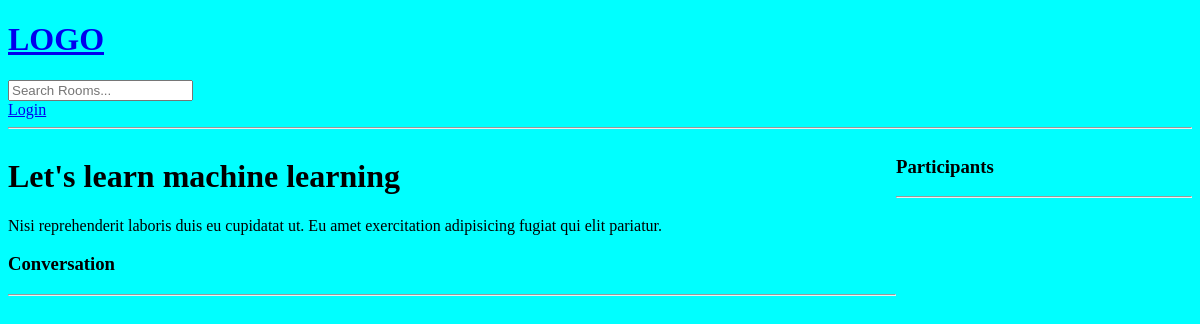
The app's page /room/1/, older data.
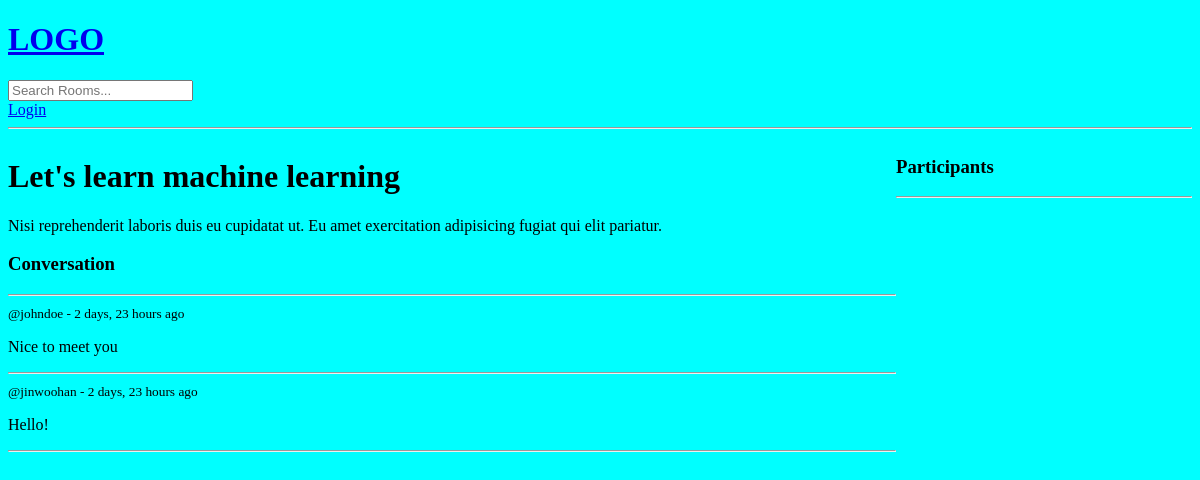
The same page, newer data.
### base/models.py (models this page shows, shortened)
class Message(models.Model):
    user = models.ForeignKey(User, on_delete=models.CASCADE)
    room = models.ForeignKey(Room, on_delete=models.CASCADE)
    body = models.TextField()
    updated = models.DateTimeField(auto_now=True)
    created = models.DateTimeField(auto_now_add=True)
    class Meta:
        ordering = ["-updated", "-created"]

### base/views.py (the view, shortened to what this page needs)
# urls.py: path("room/<str:pk>/", views.room, name="room"),
def room(request, pk):
    room = Room.objects.get(id=pk)
    room_messages = room.message_set.all().order_by("-created")  # type: ignore
    participants = room.participants.all()
    context = {"room": room, "room_messages": room_messages,
               "participants": participants}
    return render(request, "base/room.html", context)

### base/templates/base/room.html (shortened to what this page needs)
{% extends 'main.html' %} {% block content %}
<div class="room-container">
  <div>
    <h1>{{room.name}}</h1>
    <p>{{room.description}}</p>
    <div class="comment-wrapper">
      <h3>Conversation</h3>
      <hr />
      {% for message in room_messages %}
      <div>
        <small
          >@{{message.user.username}} - {{message.created|timesince}} ago</small
        >
        <p>{{message.body}}</p>
        <hr />
      </div>
      {% endfor %}
    </div>
  </div>
  <div>
    <h3>Participants</h3>
    <hr />
  </div>
</div>
{% endblock content %}

Row changes from the older to the newer data that the page shows:
added Message: user.username "johndoe", created "2 days, 23 hours", body "Nice to meet you"
added Message: user.username "jinwoohan", created "2 days, 23 hours", body "Hello!"
